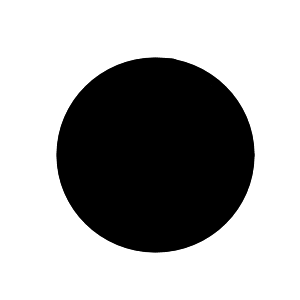
#> input picture img/circle1.png, 300 x 300 px
$ python orb.py
#> lines starting #> are read from the running program, lines starting #| are printed output that depends on the picture
import tracemalloc
import cv2

# Começar a rastrear a alocação de memória
tracemalloc.start()

# Read the query image as query_img
# and train image This query image
# is what you need to find in train image
# Save it in the same directory
# with the name image.jpg
train_img = cv2.imread('img/circle1.png')
#> train_img is the input picture: shape (300, 300, 3); min 0, max 255, mean 169
query_img = cv2.imread('img/square.png')
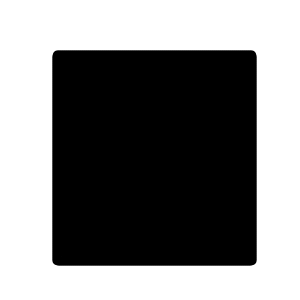
#> input picture img/square.png, 300 x 300 px
#> query_img is the input picture: shape (300, 300, 3); min 0, max 255, mean 130.4

# Convert it to grayscale
query_img_bw = cv2.cvtColor(query_img,cv2.COLOR_BGR2GRAY)
train_img_bw = cv2.cvtColor(train_img, cv2.COLOR_BGR2GRAY)

# Initialize the ORB detector algorithm
orb = cv2.ORB_create()

# Now detect the keypoints and compute
# the descriptors for the query image
# and train image
queryKeypoints, queryDescriptors = orb.detectAndCompute(query_img_bw,None)
#> queryKeypoints = 23 keypoints; strongest (x, y, size): (54, 52, 31), (254, 52, 31), (54, 263, 31), (254, 263, 31)
trainKeypoints, trainDescriptors = orb.detectAndCompute(train_img_bw,None)
#> trainKeypoints = 39 keypoints; strongest (x, y, size): (253, 154, 44.6), (254, 155, 37.2), (155, 56, 37.2), (56, 154, 44.6)

# Initialize the Matcher for matching
# the keypoints and then match the
# keypoints
matcher = cv2.BFMatcher()
matches = matcher.match(queryDescriptors,trainDescriptors)
#> matches = 23 matches
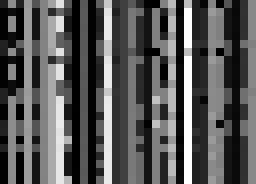
#> queryDescriptors: shape (23, 32) (shown 8 times larger); min 0, max 255, mean 86.9

# Encerrar o rastreamento da alocação de memória
print(tracemalloc.get_traced_memory())
tracemalloc.stop()

# draw the matches to the final image
# containing both the images the drawMatches()
# function takes both images and keypoints
# and outputs the matched query image with
# its train image
final_img = cv2.drawMatches(query_img, queryKeypoints, train_img, trainKeypoints, matches[:20],None)
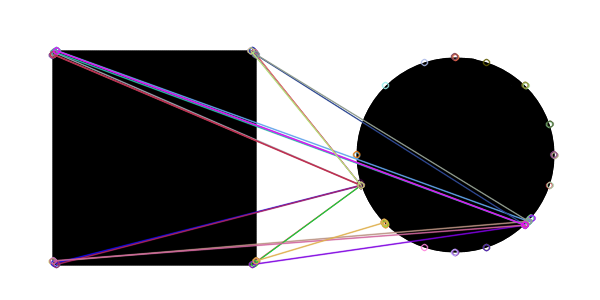
#> final_img: shape (300, 600, 3); mean B, G, R 151.9, 149.8, 151.5
print(len(queryKeypoints))
#| 23
